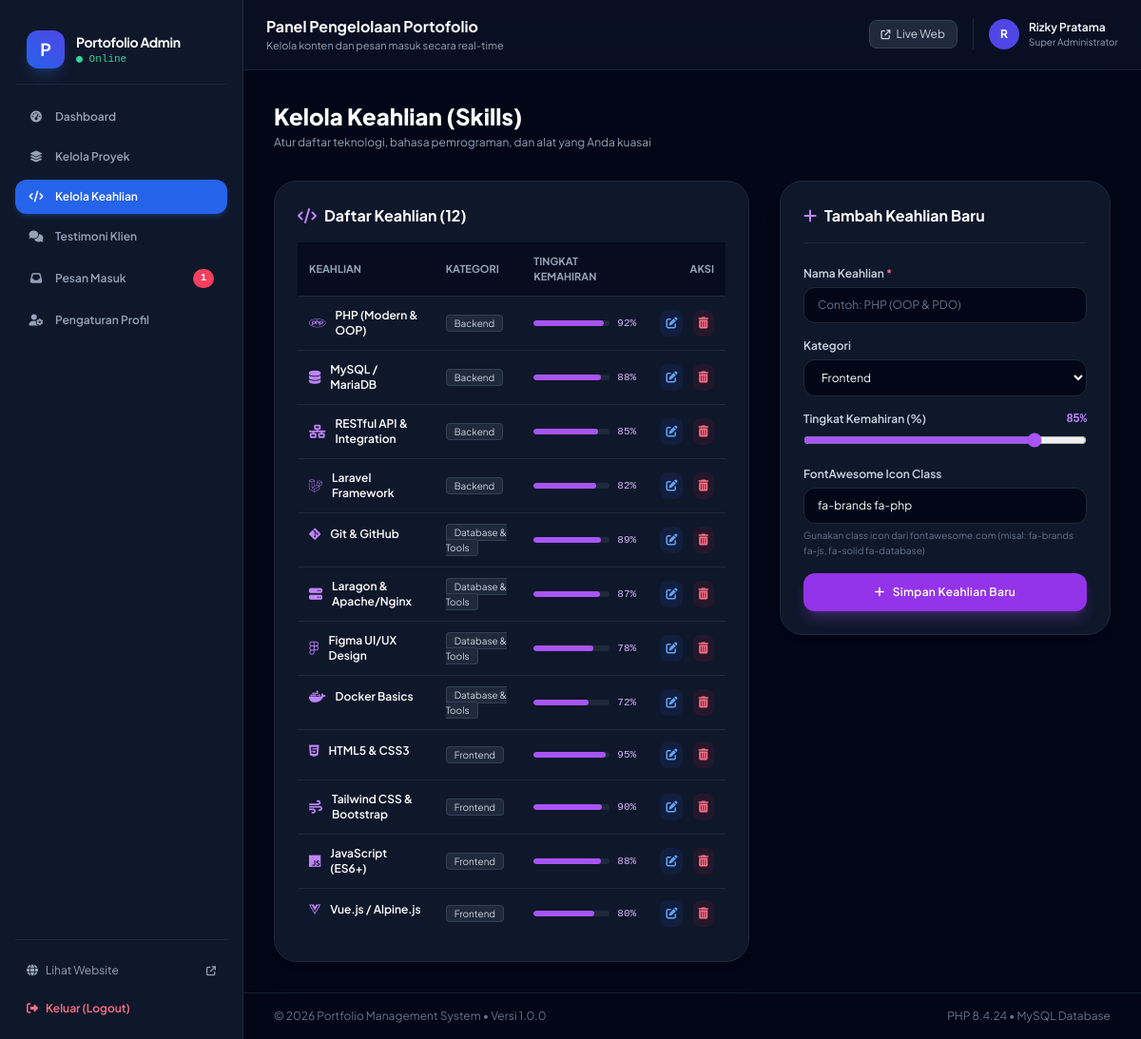
/admin/skills.php (signed in), run on the app's committed database.
### tables this page shows
CREATE TABLE IF NOT EXISTS `skills` (
    `id` INT AUTO_INCREMENT PRIMARY KEY,
    `name` VARCHAR(100) NOT NULL,
    `category` VARCHAR(50) NOT NULL,  
    `proficiency` INT NOT NULL DEFAULT 85,
    `icon_class` VARCHAR(100) DEFAULT 'fa-code',
    `created_at` TIMESTAMP DEFAULT CURRENT_TIMESTAMP
);

### includes/functions.php (called while the page is built, shortened)
<?php
function sanitize($str) {
    return htmlspecialchars(trim($str ?? ''), ENT_QUOTES, 'UTF-8');
}

### admin/skills.php (the view, shortened to what this page needs)
<?php
require_once __DIR__ . '/admin-header.php';
$skill_to_edit = null;
$skills = $pdo->query("SELECT * FROM skills ORDER BY category ASC, proficiency DESC")->fetchAll();
?>
<div class="flex flex-col sm:flex-row sm:items-center justify-between gap-4 mb-8">
    <div>
        <h1 class="text-2xl font-extrabold text-white">Kelola Keahlian (Skills)</h1>
        <p class="text-xs text-slate-400 mt-1">Atur daftar teknologi, bahasa pemrograman, dan alat yang Anda kuasai</p>
    </div>
</div>
<div class="grid grid-cols-1 lg:grid-cols-12 gap-8">
    <div class="lg:col-span-7 bg-slate-900 border border-slate-800 rounded-3xl p-6 shadow-xl">
        <h2 class="text-base font-bold text-white mb-4 flex items-center gap-2">
            <i class="fa-solid fa-code text-purple-400"></i> Daftar Keahlian (<?= count($skills) ?>)
        </h2>
        <?php if (empty($skills)): ?>
            <div class="text-center py-12 text-slate-500 text-xs">
                Belum ada data keahlian. Gunakan form di sebelah kanan untuk menambahkan skill baru.
            </div>
        <?php else: ?>
            <div class="overflow-x-auto">
                <table class="w-full text-left text-xs text-slate-300">
                    <thead class="text-[11px] uppercase bg-slate-950/60 text-slate-400 border-b border-slate-800">
                        <tr>
                            <th class="py-3 px-3">Keahlian</th>
                            <th class="py-3 px-3">Kategori</th>
                            <th class="py-3 px-3">Tingkat Kemahiran</th>
                            <th class="py-3 px-3 text-right">Aksi</th>
                        </tr>
                    </thead>
                    <tbody class="divide-y divide-slate-800">
                        <?php foreach ($skills as $s): ?>
                        <tr class="hover:bg-slate-800/40 transition">
                            <td class="py-3 px-3 font-semibold text-white flex items-center gap-2.5">
                                <i class="<?= sanitize($s['icon_class'] ?: 'fa-solid fa-code') ?> text-purple-400 text-sm"></i>
                                <?= sanitize($s['name']) ?>
                            </td>
                            <td class="py-3 px-3">
                                <span class="px-2 py-0.5 rounded bg-slate-800 text-slate-300 border border-slate-700 text-[10px]">
                                    <?= sanitize($s['category']) ?>
                                </span>
                            </td>
                            <td class="py-3 px-3">
                                <div class="flex items-center gap-2">
                                    <div class="w-20 bg-slate-800 rounded-full h-1.5 overflow-hidden">
                                        <div class="bg-purple-500 h-1.5 rounded-full" style="width: <?= (int)$s['proficiency'] ?>%"></div>
                                    </div>
                                    <span class="font-mono text-[11px] text-purple-300"><?= (int)$s['proficiency'] ?>%</span>
                                </div>
                            </td>
                            <td class="py-3 px-3 text-right space-x-2 whitespace-nowrap">
                                <a href="skills.php?edit=<?= $s['id'] ?>" class="p-1.5 rounded-lg bg-blue-600/10 text-blue-400 hover:bg-blue-600 hover:text-white transition inline-block" title="Edit">
                                    <i class="fa-solid fa-pen-to-square"></i>
                                </a>
                                <form action="skills.php" method="POST" class="inline-block" onsubmit="return confirm('Hapus keahlian ini?');">
                                    <button type="submit" class="p-1.5 rounded-lg bg-rose-600/10 text-rose-400 hover:bg-rose-600 hover:text-white transition cursor-pointer" title="Hapus">
                                        <i class="fa-solid fa-trash-can"></i>
                                    </button>
                                </form>
                            </td>
                        </tr>
                        <?php endforeach; ?>
                    </tbody>
                </table>
            </div>
        <?php endif; ?>
    </div>
    <div class="lg:col-span-5 bg-slate-900 border border-slate-800 rounded-3xl p-6 shadow-xl h-fit">
        <div class="flex items-center justify-between mb-6 pb-4 border-b border-slate-800">
            <h2 class="text-base font-bold text-white flex items-center gap-2">
                <i class="fa-solid <?= $skill_to_edit ? 'fa-pen-to-square text-amber-400' : 'fa-plus text-purple-400' ?>"></i>
                <?= $skill_to_edit ? 'Edit Keahlian' : 'Tambah Keahlian Baru' ?>
            </h2>
        </div>
        <form action="skills.php" method="POST" class="space-y-4 text-xs">
            <div>
                <label for="name" class="block font-semibold text-slate-300 mb-1.5">Nama Keahlian <span class="text-rose-400">*</span></label>
                <input type="text" id="name" name="name" required value="<?= $skill_to_edit ? sanitize($skill_to_edit['name']) : '' ?>" placeholder="Contoh: PHP (OOP &amp; PDO)" class="w-full px-3.5 py-2.5 bg-slate-950 border border-slate-800 rounded-xl text-white placeholder-slate-500 focus:outline-none focus:ring-2 focus:ring-purple-500">
            </div>
            <div>
                <label for="category" class="block font-semibold text-slate-300 mb-1.5">Kategori</label>
                <select id="category" name="category" class="w-full px-3.5 py-2.5 bg-slate-950 border border-slate-800 rounded-xl text-white focus:outline-none focus:ring-2 focus:ring-purple-500">
                    <?php
                    $cats = ['Frontend', 'Backend', 'Database & Tools'];
                    $current_cat = $skill_to_edit ? $skill_to_edit['category'] : 'Frontend';
                    foreach ($cats as $c):
                    ?>
                        <option value="<?= $c ?>" <?= $current_cat === $c ? 'selected' : '' ?>><?= $c ?></option>
                    <?php endforeach; ?>
                </select>
            </div>
            <div>
                <div class="flex justify-between items-center mb-1.5">
                    <label for="proficiency" class="font-semibold text-slate-300">Tingkat Kemahiran (%)</label>
                    <span id="profVal" class="text-purple-400 font-mono font-bold"><?= $skill_to_edit ? (int)$skill_to_edit['proficiency'] : 85 ?>%</span>
                </div>
                <input type="range" id="proficiency" name="proficiency" min="10" max="100" value="<?= $skill_to_edit ? (int)$skill_to_edit['proficiency'] : 85 ?>" oninput="document.getElementById('profVal').innerText = this.value + '%'" class="w-full accent-purple-500 bg-slate-950 cursor-pointer">
            </div>
            <div>
                <label for="icon_class" class="block font-semibold text-slate-300 mb-1.5">FontAwesome Icon Class</label>
                <input type="text" id="icon_class" name="icon_class" value="<?= $skill_to_edit ? sanitize($skill_to_edit['icon_class']) : 'fa-brands fa-php' ?>" placeholder="fa-brands fa-php" class="w-full px-3.5 py-2.5 bg-slate-950 border border-slate-800 rounded-xl text-white placeholder-slate-500 focus:outline-none focus:ring-2 focus:ring-purple-500">
                <p class="text-[10px] text-slate-500 mt-1">Gunakan class icon dari fontawesome.com (misal: fa-brands fa-js, fa-solid fa-database)</p>
            </div>
            <button type="submit" class="w-full py-3 px-4 rounded-xl bg-purple-600 hover:bg-purple-500 text-white font-semibold tracking-wide transition shadow-lg shadow-purple-500/25 flex items-center justify-center gap-2 cursor-pointer mt-4">
                <i class="fa-solid <?= $skill_to_edit ? 'fa-floppy-disk' : 'fa-plus' ?>"></i>
                <?= $skill_to_edit ? 'Perbarui Keahlian' : 'Simpan Keahlian Baru' ?>
            </button>
        </form>
    </div>
</div>
<?php require_once __DIR__ . '/admin-footer.php'; ?>

### admin/admin-header.php (shortened to what this page needs)
<?php
require_once __DIR__ . '/../config/database.php';
require_once __DIR__ . '/../includes/functions.php';
$unread_stmt = $pdo->query("SELECT COUNT(*) FROM messages WHERE is_read = 0");
$unread_count = (int)$unread_stmt->fetchColumn();
$current_page = basename($_SERVER['PHP_SELF']);
$admin_name = $_SESSION['admin_full_name'] ?? 'Administrator';
?>
<!DOCTYPE html>
<html lang="id" class="h-full bg-slate-900">
<head>
    <script src="https://cdn.tailwindcss.com"></script>
    <link rel="stylesheet" href="https://cdnjs.cloudflare.com/ajax/libs/font-awesome/6.5.1/css/all.min.css">
</head>
<body class="h-full font-sans text-slate-100 flex flex-col md:flex-row bg-slate-950">
    <aside id="adminSidebar" class="hidden md:flex flex-col w-64 bg-slate-900 border-r border-slate-800 p-4 min-h-screen">
        <div class="flex items-center gap-3 px-3 py-4 mb-4 border-b border-slate-800">
            <div class="w-10 h-10 rounded-xl bg-gradient-to-tr from-blue-600 to-indigo-600 flex items-center justify-center text-white font-bold text-lg shadow-lg shadow-blue-500/20">
                P
            </div>
            <div>
                <h1 class="font-bold text-sm text-white tracking-tight">Portofolio Admin</h1>
                <p class="text-[11px] text-emerald-400 font-mono"><i class="fa-solid fa-circle text-[7px]"></i> Online</p>
            </div>
        </div>
        <nav class="flex-1 space-y-1.5 text-xs font-semibold">
            <a href="index.php" class="flex items-center gap-3 px-3.5 py-2.5 rounded-xl transition <?= $current_page === 'index.php' ? 'bg-blue-600 text-white shadow-md shadow-blue-500/20' : 'text-slate-400 hover:text-white hover:bg-slate-800' ?>">
                <i class="fa-solid fa-gauge-high w-4 text-center"></i>
                <span>Dashboard</span>
            </a>
            <a href="projects.php" class="flex items-center gap-3 px-3.5 py-2.5 rounded-xl transition <?= $current_page === 'projects.php' ? 'bg-blue-600 text-white shadow-md shadow-blue-500/20' : 'text-slate-400 hover:text-white hover:bg-slate-800' ?>">
                <i class="fa-solid fa-layer-group w-4 text-center"></i>
                <span>Kelola Proyek</span>
            </a>
            <a href="skills.php" class="flex items-center gap-3 px-3.5 py-2.5 rounded-xl transition <?= $current_page === 'skills.php' ? 'bg-blue-600 text-white shadow-md shadow-blue-500/20' : 'text-slate-400 hover:text-white hover:bg-slate-800' ?>">
                <i class="fa-solid fa-code w-4 text-center"></i>
                <span>Kelola Keahlian</span>
            </a>
            <a href="testimonials.php" class="flex items-center gap-3 px-3.5 py-2.5 rounded-xl transition <?= $current_page === 'testimonials.php' ? 'bg-blue-600 text-white shadow-md shadow-blue-500/20' : 'text-slate-400 hover:text-white hover:bg-slate-800' ?>">
                <i class="fa-solid fa-comments w-4 text-center"></i>
                <span>Testimoni Klien</span>
            </a>
            <a href="messages.php" class="flex items-center justify-between px-3.5 py-2.5 rounded-xl transition <?= $current_page === 'messages.php' ? 'bg-blue-600 text-white shadow-md shadow-blue-500/20' : 'text-slate-400 hover:text-white hover:bg-slate-800' ?>">
                <div class="flex items-center gap-3">
                    <i class="fa-solid fa-inbox w-4 text-center"></i>
                    <span>Pesan Masuk</span>
                </div>
                <?php if ($unread_count > 0): ?>
                    <span class="px-2 py-0.5 rounded-full bg-rose-500 text-white font-mono text-[10px] font-bold">
                        <?= $unread_count ?>
                    </span>
                <?php endif; ?>
            </a>
            <a href="settings.php" class="flex items-center gap-3 px-3.5 py-2.5 rounded-xl transition <?= $current_page === 'settings.php' ? 'bg-blue-600 text-white shadow-md shadow-blue-500/20' : 'text-slate-400 hover:text-white hover:bg-slate-800' ?>">
                <i class="fa-solid fa-user-gear w-4 text-center"></i>
                <span>Pengaturan Profil</span>
            </a>
        </nav>
        <div class="pt-4 border-t border-slate-800 space-y-2">
            <a href="../index.php" target="_blank" class="flex items-center justify-between px-3 py-2 rounded-lg text-slate-400 hover:text-white hover:bg-slate-800 text-xs transition">
                <span class="flex items-center gap-2"><i class="fa-solid fa-globe"></i> Lihat Website</span>
                <i class="fa-solid fa-arrow-up-right-from-square text-[10px]"></i>
            </a>
            <a href="logout.php" onclick="return confirm('Apakah Anda yakin ingin keluar?');" class="flex items-center gap-2 px-3 py-2 rounded-lg text-rose-400 hover:text-rose-300 hover:bg-rose-500/10 text-xs transition font-semibold">
                <i class="fa-solid fa-right-from-bracket"></i> Keluar (Logout)
            </a>
        </div>
    </aside>
    <div class="flex-1 flex flex-col min-h-screen overflow-y-auto">
        <header class="bg-slate-900/60 border-b border-slate-800/80 px-6 py-4 flex items-center justify-between backdrop-blur-md sticky top-0 z-30">
            <div>
                <h2 class="text-base font-bold text-white">Panel Pengelolaan Portofolio</h2>
                <p class="text-[11px] text-slate-400">Kelola konten dan pesan masuk secara real-time</p>
            </div>
            <div class="flex items-center gap-4">
                <a href="../index.php" target="_blank" class="hidden sm:inline-flex items-center gap-1.5 px-3 py-1.5 rounded-lg bg-slate-800 hover:bg-slate-700 text-slate-300 hover:text-white text-xs border border-slate-700 transition">
                    <i class="fa-solid fa-external-link text-[10px]"></i> Live Web
                </a>
                <div class="flex items-center gap-2.5 pl-4 border-l border-slate-800">
                    <div class="w-8 h-8 rounded-full bg-indigo-600 flex items-center justify-center text-xs font-bold text-white">
                        <?= strtoupper(substr($admin_name, 0, 1)) ?>
                    </div>
                    <div class="hidden sm:block text-left">
                        <div class="text-xs font-semibold text-white"><?= sanitize($admin_name) ?></div>
                        <div class="text-[10px] text-slate-400">Super Administrator</div>
                    </div>
                </div>
            </div>
        </header>
        <main class="flex-1 p-6 sm:p-8 max-w-7xl w-full mx-auto">

### admin/admin-footer.php (shortened to what this page needs)
        </main>
        <footer class="mt-auto border-t border-slate-800/80 px-8 py-4 text-xs text-slate-500 flex flex-col sm:flex-row items-center justify-between gap-2">
            <p>&copy; <?= date('Y') ?> Portfolio Management System &bull; Versi 1.0.0</p>
            <p>PHP <?= PHP_VERSION ?> &bull; MySQL Database</p>
        </footer>
    </div>
</body>
</html>

### data on the page
skills: name "PHP (Modern & OOP)", category "Backend", proficiency "92"
skills: name "MySQL / MariaDB", category "Backend", proficiency "88"
skills: name "RESTful API & Integration", category "Backend", proficiency "85"
skills: name "Laravel Framework", category "Backend", proficiency "82"
skills: name "Git & GitHub", category "Database & Tools", proficiency "89"
skills: name "Laragon & Apache/Nginx", category "Database & Tools", proficiency "87"
skills: name "Figma UI/UX Design", category "Database & Tools", proficiency "78"
skills: name "Docker Basics", category "Database & Tools", proficiency "72"
skills: name "HTML5 & CSS3", category "Frontend", proficiency "95"
skills: name "Tailwind CSS & Bootstrap", category "Frontend", proficiency "90"
skills: name "JavaScript (ES6+)", category "Frontend", proficiency "88"
skills: name "Vue.js / Alpine.js", category "Frontend", proficiency "80"

### other printed values
$unread_count "1"
substr($admin_name, 0, 1) "R"
$admin_name "Rizky Pratama"
count($skills) "12"
PHP_VERSION "8.4.24"
form field category "Frontend"
